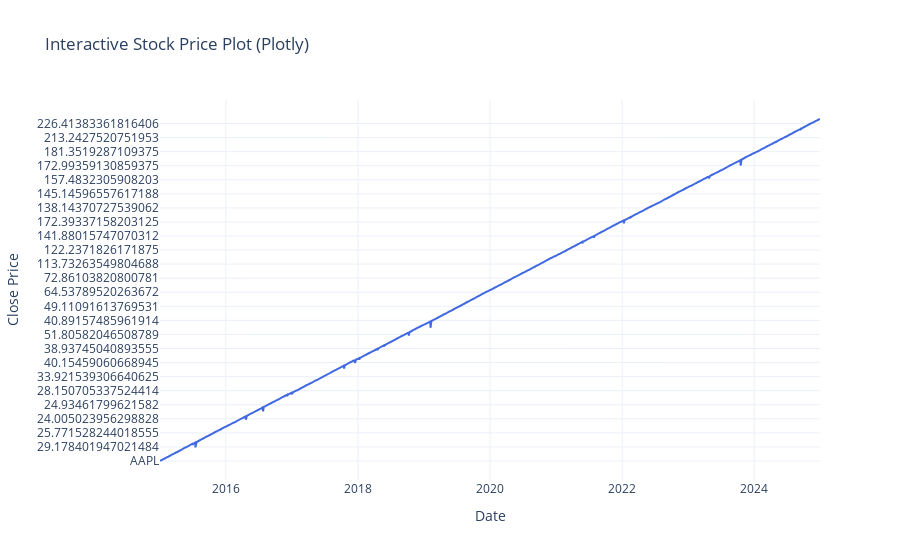

Write notebook code for a chart like this one.
### Markdown cell above
### 📊 Interactive Plot using Plotly

### Code cell
import pandas as pd
import plotly.graph_objects as go

# Load your cleaned stock data
df = pd.read_csv("data/stock_data.csv", parse_dates=["Date"])

# Create an interactive line chart of 'Close' prices
fig = go.Figure()

fig.add_trace(go.Scatter(
    x=df["Date"],
    y=df["Close"],
    mode="lines",
    name="Close Price",
    line=dict(color="royalblue")
))

fig.update_layout(
    title="Interactive Stock Price Plot (Plotly)",
    xaxis_title="Date",
    yaxis_title="Close Price",
    template="plotly_white"
)

fig.show()

### Figure 1 — Plotly figure (JSON) as saved in the notebook; plotly's stock layout.template omitted (floating-point values rounded to 4 significant figures; data arrays with more than 128 entries replaced by an {"elided": "..."} marker saying what was removed)
{"data": [{"line": {"color": "royalblue"}, "mode": "lines", "name": "Close Price", "type": "scatter", "x": {"elided": "2516 str values"}, "y": {"elided": "2516 str values"}}], "layout": {"autosize": true, "title": {"text": "Interactive Stock Price Plot (Plotly)"}, "xaxis": {"autorange": true, "range": ["2015-01-02", "2024-12-30"], "title": {"text": "Date"}, "type": "date"}, "yaxis": {"autorange": true, "range": [-137.8, 2619.0], "title": {"text": "Close Price"}, "type": "category"}}}
